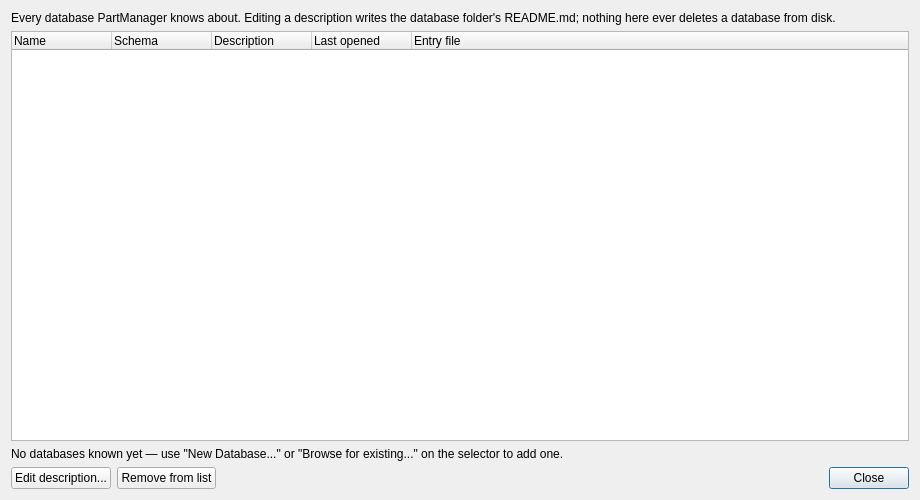
<?xml version="1.0" encoding="UTF-8"?>
<ui version="4.0">
 <class>ManageDatabasesDialog</class>
 <widget class="QDialog" name="ManageDatabasesDialog">
  <property name="geometry">
   <rect>
    <x>0</x>
    <y>0</y>
    <width>920</width>
    <height>500</height>
   </rect>
  </property>
  <property name="windowTitle">
   <string>Manage Databases</string>
  </property>
  <layout class="QVBoxLayout" name="mainLayout">
   <item>
    <widget class="QLabel" name="headerLabel">
     <property name="text">
      <string>Every database PartManager knows about. Editing a description writes the database folder's README.md; nothing here ever deletes a database from disk.</string>
     </property>
     <property name="wordWrap">
      <bool>true</bool>
     </property>
    </widget>
   </item>
   <item>
    <widget class="QTreeWidget" name="databaseList">
     <property name="rootIsDecorated">
      <bool>false</bool>
     </property>
     <property name="uniformRowHeights">
      <bool>true</bool>
     </property>
     <property name="selectionMode">
      <enum>QAbstractItemView::SingleSelection</enum>
     </property>
     <property name="alternatingRowColors">
      <bool>true</bool>
     </property>
     <column>
      <property name="text">
       <string>Name</string>
      </property>
     </column>
     <column>
      <property name="text">
       <string>Schema</string>
      </property>
     </column>
     <column>
      <property name="text">
       <string>Description</string>
      </property>
     </column>
     <column>
      <property name="text">
       <string>Last opened</string>
      </property>
     </column>
     <column>
      <property name="text">
       <string>Entry file</string>
      </property>
     </column>
    </widget>
   </item>
   <item>
    <widget class="QLabel" name="emptyHintLabel">
     <property name="text">
      <string>No databases known yet — use &quot;New Database...&quot; or &quot;Browse for existing...&quot; on the selector to add one.</string>
     </property>
     <property name="wordWrap">
      <bool>true</bool>
     </property>
    </widget>
   </item>
   <item>
    <layout class="QHBoxLayout" name="buttonLayout">
     <item>
      <widget class="QPushButton" name="editDescriptionButton">
       <property name="text">
        <string>Edit description...</string>
       </property>
      </widget>
     </item>
     <item>
      <widget class="QPushButton" name="removeButton">
       <property name="text">
        <string>Remove from list</string>
       </property>
       <property name="toolTip">
        <string>Forgets this database. Its folder and all its files stay untouched on disk.</string>
       </property>
      </widget>
     </item>
     <item>
      <spacer name="buttonSpacer">
       <property name="orientation">
        <enum>Qt::Horizontal</enum>
       </property>
       <property name="sizeHint" stdset="0">
        <size>
         <width>40</width>
         <height>20</height>
        </size>
       </property>
      </spacer>
     </item>
     <item>
      <widget class="QPushButton" name="closeButton">
       <property name="text">
        <string>Close</string>
       </property>
       <property name="default">
        <bool>true</bool>
       </property>
      </widget>
     </item>
    </layout>
   </item>
  </layout>
 </widget>
 <resources/>
 <connections/>
</ui>
